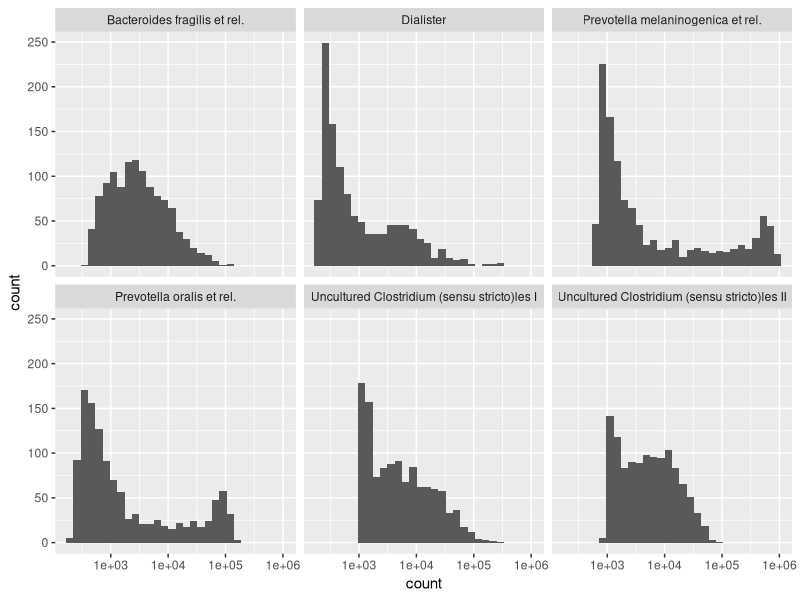

Generate this figure with R:
# Group 3. Microbiome data analysis (Lahti_etal_2014)

# set working directory (yours would be different!!!)
setwd("C:/Users/weiga/Dropbox/CSB-BIOL425/final_projects/group_2_human_microbiome/")

# make sure you're in the right directory
getwd()

# load library
library(tidyverse)

# read meta data
meta <- read_tsv("Metadata.tab")

# To Do:
# plot age distribution
# plot nationality counts
# plot diversity distribution (and explain)
# plot BMI counts
# select subjects with more than one time point

# read count data
seq_cts <- read_tsv("HITChip.tab")
colnames(seq_cts)

# transform to a tidy/long table
ct.long <- seq_cts %>% 
  pivot_longer(2:131, values_to = "count", names_to = "genus")

# Replicate Fig 1.
bimodal_groups <- c( "Bacteroides fragilis et rel.",   "Prevotella melaninogenica et rel.", "Dialister", "Prevotella oralis et rel.",  "Uncultured Clostridium (sensu stricto)les I" , "Uncultured Clostridium (sensu stricto)les II")

ct.bimodal <- ct.long %>% 
  filter(genus %in% bimodal_groups)

ct.bimodal %>% 
  ggplot(aes(x = count)) +
  geom_histogram() +
  facet_wrap(~genus) +
  scale_x_log10()

# To Do

# Replicate Fig 3. Temporal variation (using subjects with more than one time points)

# Replicate Fig 6. Heatmap of combination

# Replicate Fig 7. Heatmap of covariation

